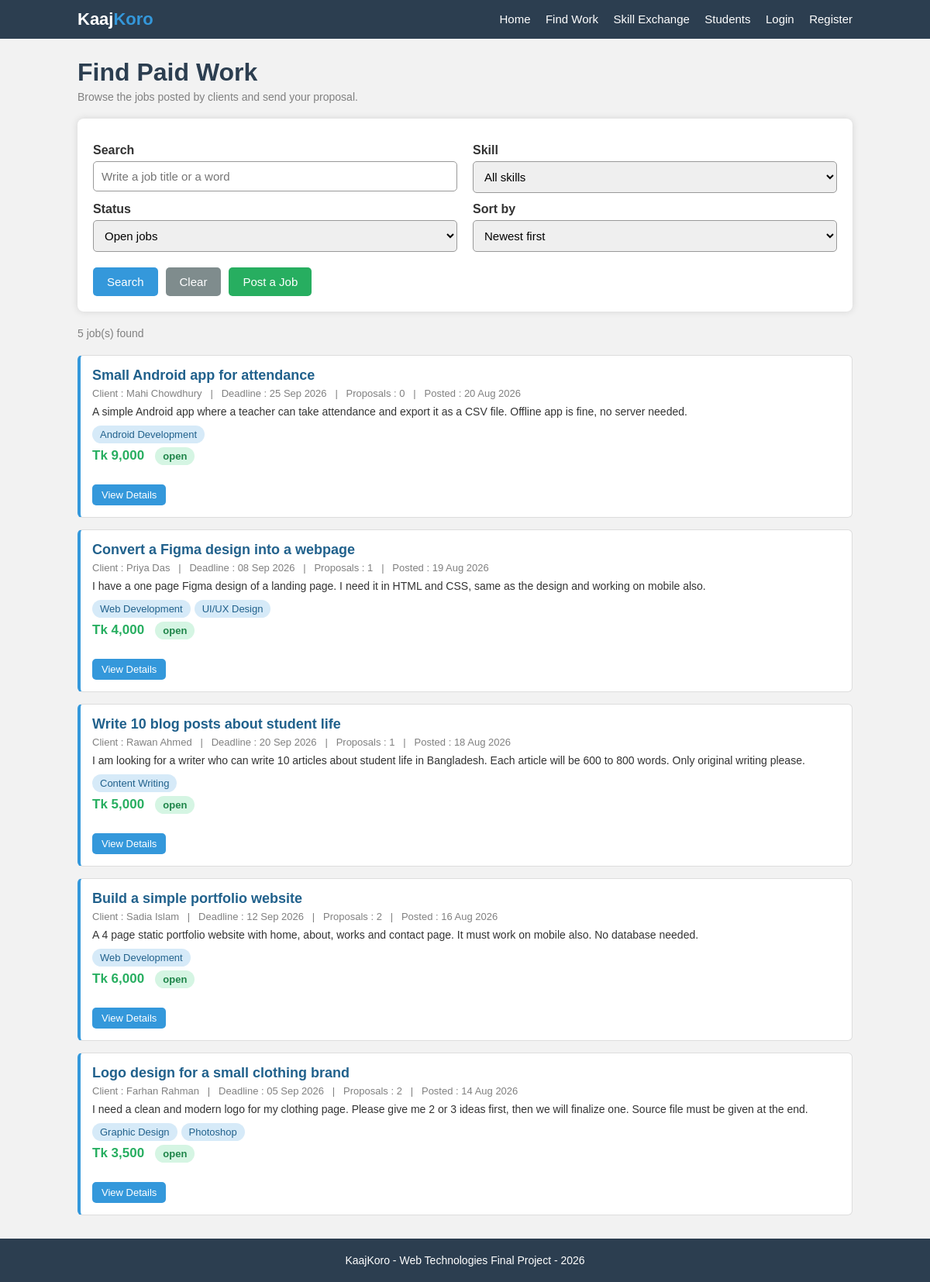
/jobs.php, run on the app's committed database.
### tables this page shows
CREATE TABLE jobs (
    job_id       INT AUTO_INCREMENT PRIMARY KEY,
    client_id    INT NOT NULL,
    title        VARCHAR(150) NOT NULL,
    description  TEXT NOT NULL,
    budget       INT NOT NULL,
    deadline     DATE NOT NULL,
    job_status   VARCHAR(20) DEFAULT 'open',
    hired_id     INT DEFAULT 0,
    created_at   DATE,
    FOREIGN KEY (client_id) REFERENCES users(user_id) ON DELETE CASCADE
);

CREATE TABLE users (
    user_id     INT AUTO_INCREMENT PRIMARY KEY,
    name        VARCHAR(100) NOT NULL,
    email       VARCHAR(100) NOT NULL UNIQUE,
    password    VARCHAR(255) NOT NULL,
    phone       VARCHAR(20)  NOT NULL,
    university  VARCHAR(100) NOT NULL,
    city        VARCHAR(50)  NOT NULL,
    bio         TEXT,
    education   VARCHAR(200),
    experience  TEXT,
    portfolio   VARCHAR(150),
    status      VARCHAR(20)  DEFAULT 'active',
    joined      DATE
);

### jobs.php (the view, shortened to what this page needs)
<?php
require_once "config.php";
require_once "functions.php";
$search   = isset($_GET["search"]) ? trim($_GET["search"]) : "";
$status   = isset($_GET["status"]) ? $_GET["status"] : "open";
$sort     = isset($_GET["sort"])   ? $_GET["sort"]   : "new";
if ($sort == "high") {
    $order_by = "j.budget DESC";
}
else if ($sort == "low") {
    $order_by = "j.budget ASC";
}
else {
    $order_by = "j.job_id DESC";
}
$sql = "SELECT DISTINCT j.*, u.name AS client_name
        FROM jobs j
        JOIN users u ON j.client_id = u.user_id";
$sql = $sql . " WHERE 1 = 1";
if ($status != "all") {
    $sql = $sql . " AND j.job_status = '" . $status . "'";
}
$sql = $sql . " ORDER BY " . $order_by;
$stmt = $conn->prepare($sql);
$stmt->execute();
$result = $stmt->get_result();
$total_found = $result->num_rows;
$all_skills = getAllSkills($conn);
include "header.php";
?>
    <div class="page">
        <h1>Find Paid Work</h1>
        <p class="page-info">Browse the jobs posted by clients and send your proposal.</p>
        <div class="box">
            <form method="GET" action="jobs.php">
                <div class="row">
                    <div class="col-half">
                        <label for="search">Search</label>
                        <input type="search" id="search" name="search" placeholder="Write a job title or a word"
                               value="<?php echo htmlspecialchars($search); ?>">
                    </div>
                    <div class="col-half">
                        <label for="skill">Skill</label>
                        <select id="skill" name="skill">
                            <option value="0">All skills</option>
                        </select>
                    </div>
                </div>
                <div class="row">
                    <div class="col-half">
                        <label for="status">Status</label>
                        <select id="status" name="status">
                            <option value="open"    <?php if ($status == "open")    { echo "selected"; } ?>>Open jobs</option>
                        </select>
                    </div>
                    <div class="col-half">
                        <label for="sort">Sort by</label>
                        <select id="sort" name="sort">
                            <option value="new"  <?php if ($sort == "new")  { echo "selected"; } ?>>Newest first</option>
                        </select>
                    </div>
                </div>
                <div class="buttons">
                    <button type="submit">Search</button>
                    <button type="button" class="btn-gray" onclick="window.location.href='jobs.php'">Clear</button>
                    <button type="button" class="btn-green" onclick="window.location.href='post-job.php'">Post a Job</button>
                </div>
            </form>
        </div>
        <p class="page-info"><?php echo $total_found; ?> job(s) found</p>
        <?php
        while ($job = $result->fetch_assoc()) {
            $skills = getJobSkills($conn, $job["job_id"]);
            $proposal_count = countRows($conn, "SELECT COUNT(*) AS total FROM proposals WHERE job_id = ?", $job["job_id"]);
            ?>
            <div class="item">
                <h3><a href="job-details.php?id=<?php echo $job["job_id"]; ?>"><?php echo htmlspecialchars($job["title"]); ?></a></h3>
                <p class="item-info">
                    Client : <?php echo htmlspecialchars($job["client_name"]); ?>
                    &nbsp; | &nbsp; Deadline : <?php echo showDate($job["deadline"]); ?>
                    &nbsp; | &nbsp; Proposals : <?php echo $proposal_count; ?>
                    &nbsp; | &nbsp; Posted : <?php echo showDate($job["created_at"]); ?>
                </p>
                <p class="item-text"><?php echo htmlspecialchars($job["description"]); ?></p>
                <p>
                    <?php
                    foreach ($skills as $skill) {
                        echo "<span class='tag tag-blue'>" . htmlspecialchars($skill) . "</span>";
                    }
                    ?>
                </p>
                <p class="price"><?php echo showMoney($job["budget"]); ?> &nbsp; <?php echo showStatus($job["job_status"]); ?></p>
                <div class="buttons">
                    <button class="btn-small" onclick="window.location.href='job-details.php?id=<?php echo $job["job_id"]; ?>'">View Details</button>
                </div>
            </div>
            <?php
        }
        ?>
    </div>
<?php include "footer.php"; ?>

### functions.php (shortened to what this page needs)
<?php
function getJobSkills($conn, $job_id) {
    $list = array();
    $stmt = $conn->prepare("SELECT s.skill_name
                            FROM job_skills j
                            JOIN skills s ON j.skill_id = s.skill_id
                            WHERE j.job_id = ?");
    $stmt->bind_param("i", $job_id);
    $stmt->execute();
    $result = $stmt->get_result();
    while ($row = $result->fetch_assoc()) {
        $list[] = $row["skill_name"];
    }
    return $list;
}
function getAllSkills($conn) {
    $list = array();
    $result = $conn->query("SELECT * FROM skills ORDER BY skill_id");
    while ($row = $result->fetch_assoc()) {
        $list[] = $row;
    }
    return $list;
}
function countRows($conn, $sql, $value) {
    $stmt = $conn->prepare($sql);
    $stmt->bind_param("i", $value);
    $stmt->execute();
    $result = $stmt->get_result();
    $row = $result->fetch_assoc();
    return $row["total"];
}
function showMoney($amount) {
    return "Tk " . number_format($amount);
}
function showStatus($status) {
    if ($status == "open" || $status == "accepted" || $status == "active"
        || $status == "solved" || $status == "visible" || $status == "done") {
        return "<span class='tag tag-green'>" . $status . "</span>";
    }
    return "<span class='tag tag-red'>" . $status . "</span>";
}
function showDate($date) {
    return date("d M Y", strtotime($date));
}
?>

### style.css (style rules this page uses)
* { margin:0; padding:0; box-sizing:border-box; font-family:Arial, Helvetica, sans-serif; }
body { background:#f2f2f2; color:#333; }
a { text-decoration:none; color:#21618c; }
.page { width:1000px; margin:25px auto; }
h1 { color:#2c3e50; margin-bottom:5px; }
h3 { color:#2c3e50; font-size:18px; }
.page-info { color:gray; font-size:14px; margin-bottom:20px; }
.box { background:white; padding:20px; border-radius:8px; box-shadow:0 0 8px lightgray; margin-bottom:20px; }
.row { display:flex; gap:20px; }
.col-half { width:50%; }
label { display:block; font-weight:bold; margin-top:12px; margin-bottom:5px; }
input[type="text"], input[type="email"], input[type="password"], input[type="number"], input[type="tel"], input[type="date"], input[type="time"], input[type="search"], select, textarea { width:100%; padding:10px; border:1px solid #999; border-radius:5px; font-size:15px; outline:none; }
button { padding:10px 18px; border:none; border-radius:5px; background:#3498db; color:white; font-size:15px; cursor:pointer; }
.btn-small { padding:6px 12px; font-size:13px; }
.btn-green { background:#27ae60; }
.btn-gray { background:#7f8c8d; }
.buttons { margin-top:20px; display:flex; gap:10px; }
.item { background:white; border:1px solid #ddd; border-left:4px solid #3498db; border-radius:6px; padding:15px; margin-bottom:15px; }
.item h3 { margin-bottom:5px; }
.item-info { color:gray; font-size:13px; margin-bottom:8px; }
.item-text { font-size:14px; margin-bottom:10px; }
.tag { display:inline-block; background:#ecf0f1; color:#2c3e50; padding:4px 10px; border-radius:12px; font-size:13px; margin-right:5px; margin-bottom:5px; }
.tag-blue { background:#d6eaf8; color:#21618c; }
.tag-green { background:#d5f5e3; color:#1e8449; }
.price { color:#27ae60; font-weight:bold; font-size:17px; }

### data on the page
jobs: title "Small Android app for attendance", client.name "Mahi Chowdhury", deadline "25 Sep 2026", proposal_count "0", created_at "20 Aug 2026", description "A simple Android app where a teacher can take attendance and export it as a CSV file. Offline app is fine, no server needed.", skill "Android Development", budget "Tk 9,000", job_status "open"
jobs: title "Convert a Figma design into a webpage", client.name "Priya Das", deadline "08 Sep 2026", proposal_count "1", created_at "19 Aug 2026", description "I have a one page Figma design of a landing page. I need it in HTML and CSS, same as the design and working on mobile also.", skill "Web Development", skill "UI/UX Design", budget "Tk 4,000", job_status "open"
jobs: title "Write 10 blog posts about student life", client.name "Rawan Ahmed", deadline "20 Sep 2026", proposal_count "1", created_at "18 Aug 2026", description "I am looking for a writer who can write 10 articles about student life in Bangladesh. Each article will be 600 to 800 words. Only original writing please.", skill "Content Writing", budget "Tk 5,000", job_status "open"
jobs: title "Build a simple portfolio website", client.name "Sadia Islam", deadline "12 Sep 2026", job_id "2", created_at "16 Aug 2026", description "A 4 page static portfolio website with home, about, works and contact page. It must work on mobile also. No database needed.", skill "Web Development", budget "Tk 6,000", job_status "open"
jobs: title "Logo design for a small clothing brand", client.name "Farhan Rahman", deadline "05 Sep 2026", proposal_count "2", created_at "14 Aug 2026", description "I need a clean and modern logo for my clothing page. Please give me 2 or 3 ideas first, then we will finalize one. Source file must be given at the end.", skill "Graphic Design", skill "Photoshop", budget "Tk 3,500", job_status "open"

### other printed values
$total_found "5"
